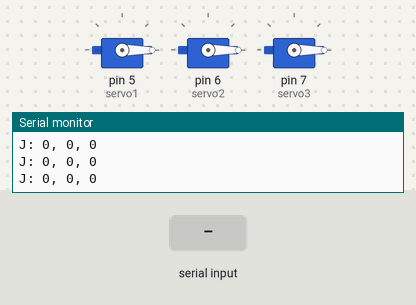
Bench run of a sketch on a simulated Arduino Uno, built with avr-gcc and run on an emulated ATmega328P. Shown: 3 × servo, the last lines printed to the serial monitor. The inputs (shaded band) are chosen by the test bench.

Above: at 1.2 s.
1.3 s: "1,90,45\n" received over Serial
At 2.7 s:
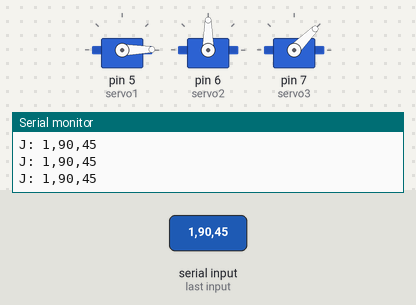
Timing chart, 0 to 4.3 s (numbered marks = the images above; inputs shaded):
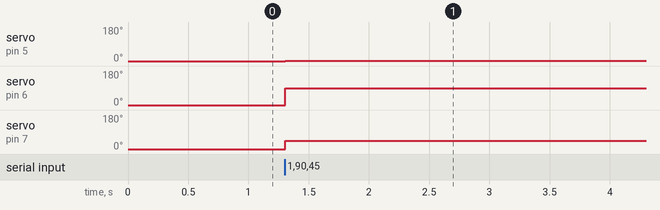

The sketch:

Control_Delta.ino
```cpp
#include <Servo.h>
#include <math.h>
#include <stdio.h>

Servo servo1;
Servo servo2;
Servo servo3;

double target_angle[3];
String inputText = "";

void setup() {
  servo1.attach(5);
  servo2.attach(6);
  servo3.attach(7);
  Serial.begin(115200);
  // Bounds readStringUntil() on a truncated frame; the default 1000 ms would
  // stall the loop for a full second. A 16-byte command takes ~1.4 ms.
  Serial.setTimeout(20);
  servo1.write(0);
  servo2.write(0);
  servo3.write(0);
}

void loop() {
  // Read one complete '\n'-terminated command. The old byte-at-a-time loop cost
  // ~160 ms per command, letting the 30 Hz host overflow the 64-byte RX buffer.
  if (Serial.available() > 0) {
    inputText = Serial.readStringUntil('\n');   // terminator consumed, not returned
  }

  if(inputText != "") {   // check the string which has been read just now
    // A complete command has exactly two commas: a timed-out read returns a
    // truncated frame like "90.0, 45.0, 2" that still parses to a valid angle.
    int commas = 0;
    for (unsigned int i = 0; i < inputText.length(); i++) {
      if (inputText[i] == ',') commas++;
    }

    string2double(inputText, target_angle, 3);   // string to double
    double phi_1=target_angle[0];
    double phi_2=target_angle[1];
    double phi_3=target_angle[2];

    if (commas != 2) {
      // Truncated or garbled frame: ignore, hold the last position.
    } else if (phi_1<0. || phi_2<0. || phi_3<0. || phi_1>90. || phi_2>90. || phi_3>90.){
      // Outside the servos' mechanical range: ignore, hold the last position.
    } else {
      servo1.write((int)lround(phi_1));
      servo2.write((int)lround(phi_2));
      servo3.write((int)lround(phi_3));
    }
  }
  char s[4];
  Serial.print("J:");
  sprintf(s,"%2d",servo1.read());
  Serial.print(s);
  Serial.print(",");
  sprintf(s,"%2d",servo2.read());
  Serial.print(s);
  Serial.print(",");
  sprintf(s,"%2d",servo3.read());
  Serial.print(s);
  Serial.println("");
  inputText = ""; //clear the string for next time use
  delay(20); // wait 20 ms
}

void string2double(String str, double* numbers, int size) {
  // Do not modify
  int startIndex = 0;
  int endIndex = str.indexOf(',');
  int index = 0;

  // Extract numbers and conver them into double
  while (endIndex != -1 && index < size) {
    char c_a[str.substring(startIndex, endIndex).length() + 1];
    str.substring(startIndex, endIndex).toCharArray(c_a, sizeof(c_a));
    numbers[index++] = atof(c_a);
    startIndex = endIndex + 1;
    endIndex = str.indexOf(',', startIndex);
  }

  // Convert the last number
  if (index < size) {
    char c_a[str.substring(startIndex).length() + 1];
    str.substring(startIndex).toCharArray(c_a, sizeof(c_a));
    numbers[index] = atof(c_a);
  }
}
```

Measured:
- after the input at 1.3 s, servo on pin 5 (servo1): 0° → 1° at once; servo on pin 6 (servo2): 0° → 90° at once; servo on pin 7 (servo3): 0° → 45° at once
